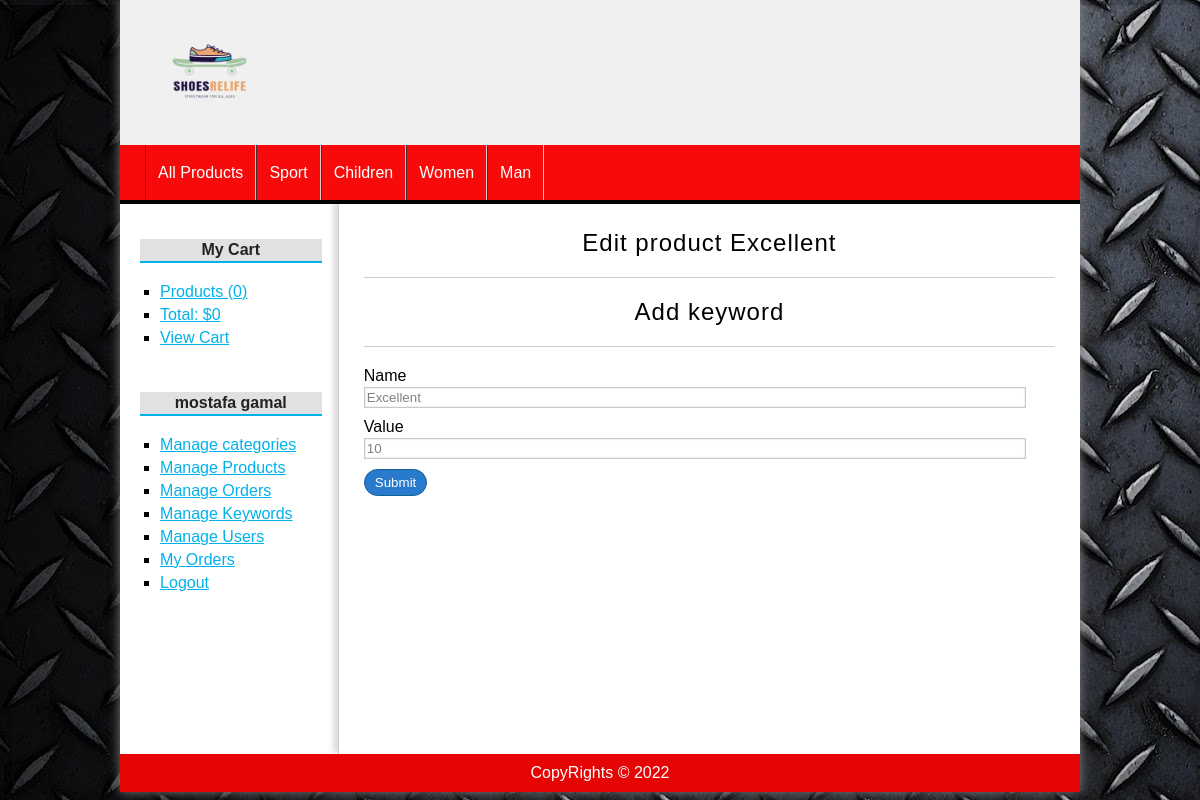
The page /keywords/edit&id=3 (signed in) on the database its author committed.
### tables this page shows
CREATE TABLE `categories` (
  `id` int(255) NOT NULL,
  `name` varchar(100) NOT NULL
);

CREATE TABLE `keywords` (
  `id` int(11) NOT NULL,
  `name` varchar(25) NOT NULL,
  `value` int(11) NOT NULL
);

### config/database.php (called while the page is built)
<?php
class Database{
    public static function connect(){
        $db = new mysqli('localhost', 'root', '', 'php_mvc');
        $db->query("SET NAMES 'utf8'");
        return $db;
    }
}
?>

### helpers/helpers.php (called while the page is built, shortened)
<?php
class Helpers{
    public static function showCategories(){
        require_once 'models/Category.php';
        $category = new Category();
        $categories = $category->getAll();
        return $categories;
    }
}
?>

### models/Category.php (called while the page is built, shortened)
<?php
class Category{
    private $db;
    public function __construct()
    {
        $this->db = Database::connect();
    }
    Public function getAll(){
        $sql = "SELECT * FROM categories ORDER BY id DESC";
        $categories = $this->db->query($sql);
        return $categories;
    }
}
?>

### models/Keyword.php (called while the page is built, shortened)
<?php
class Keyword{
    private $id;
    private $db;
    public function __construct()
    {
        $this->db = Database::connect();
    }
    public function getId(){
        return $this->id;
    }
    public function setId($id){
        $this->id = $id;
    }
    public function getKeyword(){
        $sql = "SELECT * FROM keywords WHERE id = {$this->getId()}";
        $keyword = $this->db->query($sql);
        return $keyword->fetch_object();
    }
}
?>

### views/keywords/create.php (the view)
<?php if(isset($edit) && isset($keywordOne) && is_object($keywordOne)): ?>
    <h1>Edit product <?=$keywordOne->name?></h1>
    <?php $url_action = base_url."keywords/save&id=".$keywordOne->id; ?>
<?php else: ?>
    <h1>Add new Keyword</h1>
    <?php $url_action = base_url."keywords/save"; ?>
<?php endif; ?>
<h1>Add keyword</h1>
<form action="<?=$url_action?>" method="POST">
    <label for="name">Name</label>
    <input type="text" name="name" required value="<?=isset($keywordOne) && is_object($keywordOne) ? $keywordOne->name : ''; ?>">
    <label for="name">Value</label>
    <input type="text" name="value" required value="<?=isset($keywordOne) && is_object($keywordOne) ? $keywordOne->value : ''; ?>">
    <input type="submit">
</form>

### views/partials/header.php (shortened to what this page needs)
<!DOCTYPE html>
<html lang="en">
<head>
    <link rel="stylesheet" href="<?=base_url?>assets/css/styles.css">
</head>
<body>
    <div id="container">
        <header id="header">
            <div id="logo">
                <img src="<?=base_url?>assets/img/brandlogo.png" alt="Logo">
            </div>
        </header>
        <?php $categories = Helpers::showCategories(); ?>
        <nav id="menu">
            <ul>
                <li><a href="<?=base_url?>">All Products</a></li>
                <?php while($category = $categories->fetch_object()): ?>
                <li><a href="<?=base_url?>categories/show&id=<?=$category->id?>"><?= $category->name ?></a></li>
                <?php endwhile; ?>
            </ul>
        </nav>
        <div class="row">
        <div id="content">

### assets/css/styles.css (style rules this page uses)
* { padding: 0px; margin: 0px; font-family: sans-serif, Helvetica, Arial; }
body { background: url(../img/303.jpg); }
a { color: #01B1EA; }
#container { width: 80%; margin: 0px auto; box-shadow: 0px 0px 10px gray; background: white; }
#header { height: 145px; background: #F0F0F0; }
#logo { padding: 20px; margin-left: 20px; float:left; }
#logo img { float:left; height: 100px; }
#menu { clear:both; background: #f70a0a; color: white; height: 55px; border-bottom: 4px solid #010407; }
#menu ul { list-style: none; text-decoration: none; margin: 0px auto; margin-left: 25px; }
#menu ul li { line-height: 55px; float:left; border-right: 1px solid #d5cdcd; }
#menu a { display: block; color: white; text-decoration: none; padding-left: 12px; padding-right: 12px; transition: all 300ms; }
#menu a:first-child { border-left: 1px solid #363636; }
#content { margin: 0px auto; overflow: hidden; background: white; }
label, input[type="text"], input[type="password"], input[type="email"], input[type="number"], select, textarea { display:block; width: 95%; margin-top: 2px; margin-bottom: 2px; }
input[type="text"], input[type="password"], input[type="email"], input[type="number"], select, textarea { border: 1px solid #C9C9C9; box-shadow: 0px 0px 2px #ccc inset; background: white; padding: 2px; color: gray; transition: all 300ms; }
input[type="button"], input[type="submit"], button, .button { display: block; border-radius: 14px; width: auto; padding: 5px; padding-left: 10px; padding-right: 10px; color: white; background: #2979CD; border: 1px solid #11608E; cursor:pointer; }
label, input[type="button"], input[type="submit"], button { display:block; margin-top: 10px; }
#central h1 { font-size: 24px; font-weight: normal; letter-spacing: 1px; text-align: center; border-bottom: 1px solid #ccc; margin-bottom: 20px; padding: 20px; padding-top: 0px; }

### rows shown on the page
categories: name "Sport"
categories: name "Children"
categories: name "Women"
categories: name "Man"
keywords: name "Excellent", value "10"

### other values the page prints
$stats['count'] "0"
$stats['total'] "0"
$_SESSION['user_identity']->name "mostafa"
$_SESSION['user_identity']->lastname "gamal"
